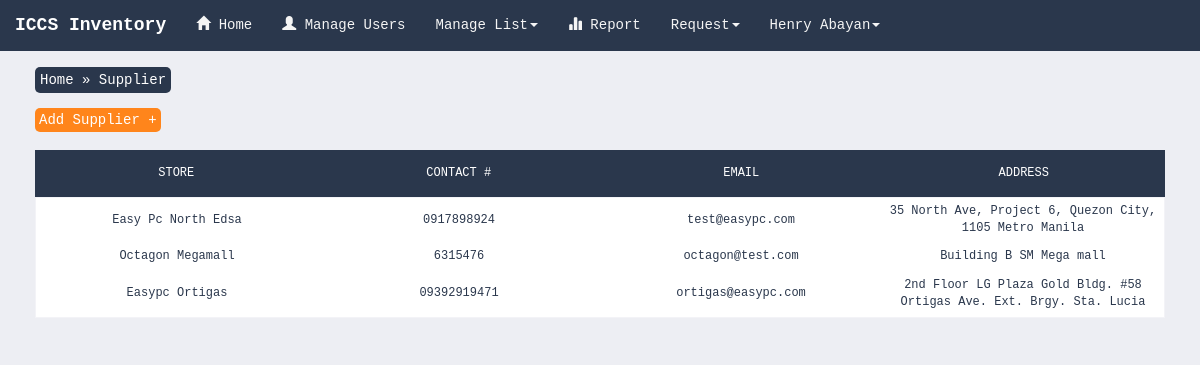
The app's page /?l=supplier (signed in) with its own data.
### tables this page shows
CREATE TABLE `supplier_tbl` (
  `spplr_id` int(11) NOT NULL,
  `spplr_store` varchar(100) NOT NULL,
  `spplr_contact_num` varchar(11) NOT NULL,
  `spplr_email` varchar(30) NOT NULL,
  `spplr_address` varchar(255) NOT NULL
);

### inc/supplier.php (the view, shortened to what this page needs)
<?php
	$user = @$_SESSION['user'];
	$user_level = @$_SESSION['user_level'];
	if(isset($user) AND (($user_level == 2) OR ($user_level == 3) OR ($user_level == 4))){
		?>
		<section>
			  <div class="row">
			  	<div class="col-sm-2">
			  		<span style="background: #2a374c;padding: 5px;color: #FFF;border-radius:5px; ">
					  	<a href="./" class="breadcrumbtext">Home</a> »
					  	<a href="./?l=supplier" class="breadcrumbtext">Supplier</a>
					</span>
			  	</div>
			  	<div class="col-sm-2"></div>
			  	<div class="col-sm-2"></div>
			  	<div class="col-sm-2"></div>
			  	<div class="col-sm-2"></div>
			  	<div class="col-sm-2"></div>
		</div>
		</section>
		<section>
			<span style="background: #FF851B;padding: 4px;color: #FFF;border-radius:5px; ">
			  	<a href="./?l=addsupplier" class="breadcrumbtext">Add Supplier +</a>
			</span>
		</section>
		<section>
	      <div class="row">
	        <div class="col-sm-12"><div class="tbl-header">
	                  <table cellpadding="0" cellspacing="0" border="0">
	                    <thead>
	                      <tr>
	                            <th style="background: #2a374c">Store</th>
	                            <th style="background: #2a374c">Contact #</th>
	                            <th style="background: #2a374c">Email</th>
	                            <th style="background: #2a374c">Address</th>
	                      </tr>
	                    </thead>
	                  </table>
	                </div>
	              <div class="tbl-content">
	                  <table cellpadding="0" cellspacing="0" border="0">
	                    <tbody>
	                        <?php
	                        $select_supplier = "SELECT * FROM `supplier_tbl`";
							$supplier_result = mysqli_query($conn,$select_supplier);
							while($supplier = mysqli_fetch_assoc($supplier_result)){
								echo '<tr>
										<td>'.$supplier['spplr_store'].'</td>
										<td>'.$supplier['spplr_contact_num'].'</td>
										<td>'.$supplier['spplr_email'].'</td>
										<td>'.$supplier['spplr_address'].'</td>
									  </tr>';
							}
	                        ?>
	                    </tbody>
	                  </table>
	            </div></div>
	      </div>
	    </section>
		<?php
	}
?>

### design/main.css (style rules this page uses)
body { background: white; font-family: monospace; }
section { margin: 20px; }
.breadcrumbtext:link { color: #FFF; }
table { width:100%; table-layout: fixed; background: white; }
.tbl-header { background-color: rgba(255,255,255,0.3); }
th { padding: 15px 10px; text-align: center; font-weight: 500; font-size: 12px; color: #fff; text-transform: uppercase; background: #2a374c; }
.tbl-content { overflow-x:auto; margin-top: 0px; border: 1px solid rgba(255,255,255,0.3); }
td { padding: 5px; text-align: center; vertical-align:middle; font-weight: 300; font-size: 12px; color: #2a374c; border-bottom: solid 1px rgba(255,255,255,0.1); }

### index.php (style rules this page uses)
body { background: #EDEEF3; }

### records on screen
supplier_tbl: spplr_store "Easy Pc North Edsa", spplr_contact_num "0917898924", spplr_email "test@easypc.com", spplr_address "35 North Ave, Project 6, Quezon City, 1105 Metro Manila"
supplier_tbl: spplr_store "Octagon Megamall", spplr_contact_num "6315476", spplr_email "octagon@test.com", spplr_address "Building B SM Mega mall"
supplier_tbl: spplr_store "Easypc Ortigas", spplr_contact_num "09392919471", spplr_email "ortigas@easypc.com", spplr_address "2nd Floor LG Plaza Gold Bldg. #58 Ortigas Ave. Ext. Brgy. Sta. Lucia"

### other values on screen
$_SESSION['user'] "Henry Abayan"
